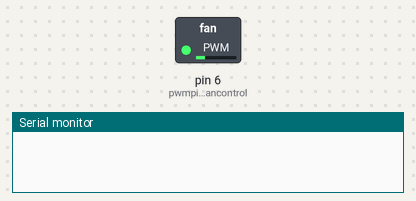
This sketch was run on a simulated Arduino Uno, built with avr-gcc and run on an emulated ATmega328P. On the bench: switched loads named in the sketch (green lamp = pin HIGH), the last lines printed to the serial monitor.

Above: at 0.8 s.
At 19.6 s:
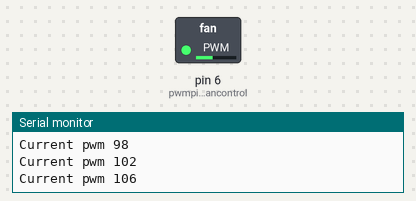
At 39.1 s:
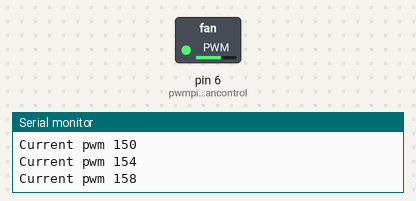
Timing chart, 0 to 40.0 s (numbered marks = the images above):
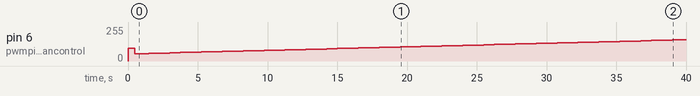

Measured:
- by itself, pin 6 (pwmpin_fancontrol): 94/255 → 54/255 at 0.50 s, → 56/255 0.25 s later, → 58/255 0.75 s later, → 60/255 0.75 s later, … (54 changes in this stretch)

The sketch:

Test_Fan.ino
```cpp
#include <IntervalCheckTimer.h>
#include <ProperLED.h>

an_LED fan_control;
IntervalCheckTimer timer;
bool increasing;
int increments_to_print, curr_increm;
int min_val, max_val;

void setup() {
  // put your setup code here, to run once:
  int pwmpin_fancontrol = 6;
  unsigned long inp_inter_check_ms = 750;
  unsigned long jumpstart_ms = 500;
  int jumpstart_val = 94;
  //
  min_val = 54;
  max_val = 200;
  //
  fan_control.setup_LED(pwmpin_fancontrol);
  fan_control.switch_on();
  // jumpstart
  fan_control.set_brightness(jumpstart_val);
  delay(jumpstart_ms);
  //
  fan_control.set_brightness(min_val);
  //
  timer.setInterCheck(inp_inter_check_ms);
  //
  increasing = true;
  increments_to_print = 2;
  curr_increm = 0;
  Serial.begin(9600);


}

void loop() {
  // put your main code here, to run repeatedly:
  if(timer.isMinChekTimeElapsedAndUpdate())
  {
    if(increasing)
      fan_control.brighter();
    else
      fan_control.dimmer();

    curr_increm++;

    if(curr_increm >= increments_to_print)
    {
      Serial.print("Current pwm ");
      Serial.println(fan_control.get_brightness());
      curr_increm = 0;
    }

    if(fan_control.get_brightness()>max_val)
      increasing=false;
    if(fan_control.get_brightness()<min_val)
      increasing=true;

  }

}
```
